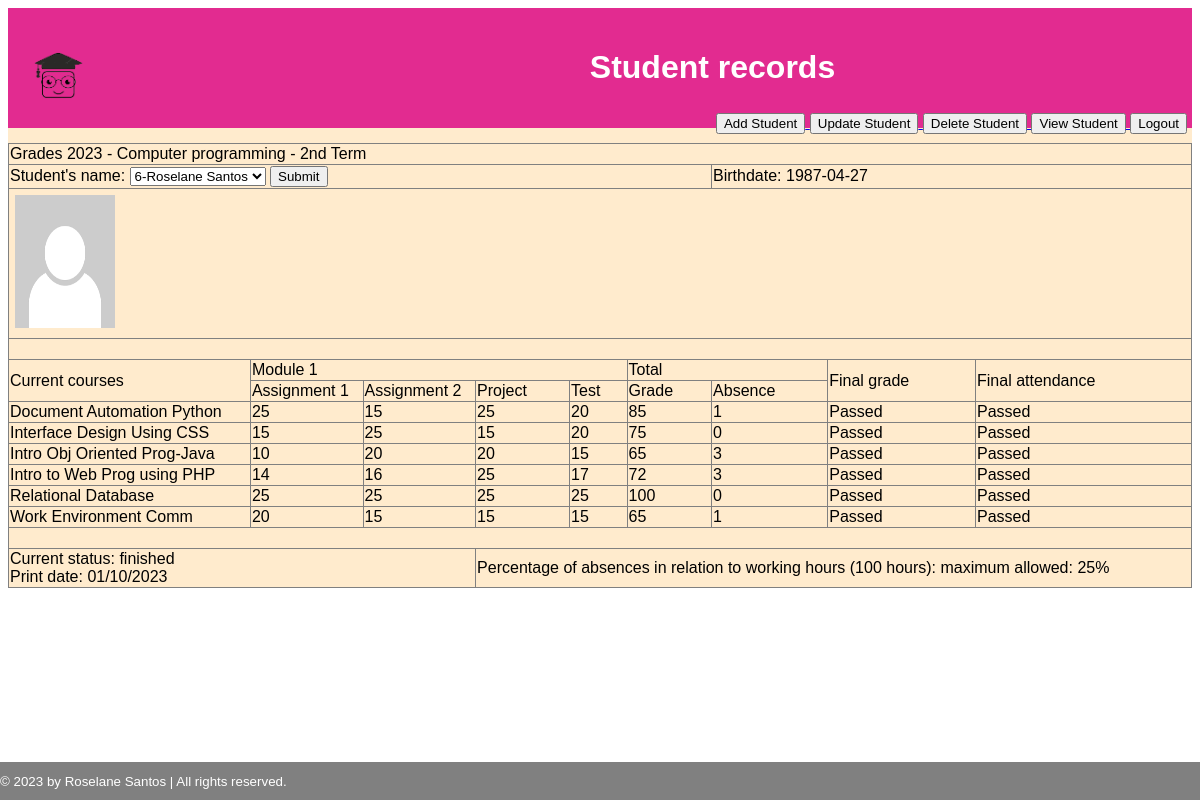
/index.php?student_id=6 (signed in), run on the app's committed database.
### tables this page shows
CREATE TABLE `student_grade` (
  `id` int NOT NULL AUTO_INCREMENT,
  `student_name` varchar(255) NOT NULL,
  `birthdate` date DEFAULT NULL,
  `course1_grade_assignment_1` float DEFAULT NULL,
  `course1_grade_assignment_2` float DEFAULT NULL,
  `course1_project` float DEFAULT NULL,
  `course1_grade_test` float DEFAULT NULL,
  `course1_absences` int DEFAULT NULL,
  `course2_grade_assignment_1` float DEFAULT NULL,
  `course2_grade_assignment_2` float DEFAULT NULL,
  `course2_project` float DEFAULT NULL,
  `course2_grade_test` float DEFAULT NULL,
  `course2_absences` int DEFAULT NULL,
  `course3_grade_assignment_1` float DEFAULT NULL,
  `course3_grade_assignment_2` float DEFAULT NULL,
  `course3_project` float DEFAULT NULL,
  `course3_grade_test` float DEFAULT NULL,
  `course3_absences` int DEFAULT NULL,
  `course4_grade_assignment_1` float DEFAULT NULL,
  `course4_grade_assignment_2` float DEFAULT NULL,
  `course4_project` float DEFAULT NULL,
  `course4_grade_test` float DEFAULT NULL,
  `course4_absences` int DEFAULT NULL,
  `course5_grade_assignment_1` float DEFAULT NULL,
  `course5_grade_assignment_2` float DEFAULT NULL,
  `course5_project` float DEFAULT NULL,
  `course5_grade_test` float DEFAULT NULL,
  `course5_absences` int DEFAULT NULL,
  `course6_grade_assignment_1` float DEFAULT NULL,
  `course6_grade_assignment_2` float DEFAULT NULL,
  `course6_project` float DEFAULT NULL,
  `course6_grade_test` float DEFAULT NULL,
  `course6_absences` int DEFAULT NULL,
  `photo` varchar(45) DEFAULT NULL,
  PRIMARY KEY (`id`)
);

### config.php (called while the page is built, shortened)
<?php
function check_is_authenticated()
{
    if (!isset($_SESSION["user_id"])) {
        return false;
    } else {
        return true;
    }
}
function check_is_admin()
{
    if (!isset($_SESSION["user_id"]) || !isset($_SESSION["user_level"]) || $_SESSION["user_level"] != "admin") {
        return false;
    } else {
        return true;
    }
}

### index.php (the view, shortened to what this page needs)
<?php
require "config.php";
?>
<!DOCTYPE html>
<html>
<head>
    <link rel="stylesheet" href="css/styles.css" />
</head>
<?php
$sql = "SELECT id, student_name FROM student_grade";
$result = $mysqli->query($sql);
$student_data = [];
$student_id = '';
if (isset($_GET['student_id']) && $_GET['student_id'] != "") {
    $student_id = $_GET['student_id'];
    $sql = "SELECT * from student_grade where id=" . $student_id;
    $student_data = $mysqli->query($sql)->fetch_assoc();
}
function calc_grade($student_data, $course)
{
    if (
        isset($student_data[$course . "_grade_assignment_1"]) && isset($student_data[$course . "_grade_assignment_2"])
        && isset($student_data[$course . "_project"]) && isset($student_data[$course . "_grade_test"])
    ) {
        return $student_data[$course . "_grade_assignment_1"] + $student_data[$course . "_grade_assignment_2"] +
            $student_data[$course . "_project"] + $student_data[$course . "_grade_test"];
    }
    return "";
}
?>
<body>
    <?php
    require "header.php";
    ?>
    <main>
        <table class border="1">
            <tr>
                <td colspan="9">Grades 2023 - Computer programming - 2nd Term</td>
            </tr>
            <tr>
                <td colspan="6">
                    <form>
                        Student's name:
                        <select id="student_id" name="student_id" method="GET">
                            <?php
                            while ($row = $result->fetch_assoc()) {
                                echo "<option value='" . $row["id"] . "' " . ($student_id == $row["id"] ? "selected" : "") . ">"
                                    . $row["id"] . "-" . $row["student_name"]
                                    . "</option>";
                            }
                            ?>
                        </select>
                        <button type="submit" name="btnSubmit" value="btnSubmit">Submit</button><br>
                    </form>
                </td>
                <td colspan="3">
                    Birthdate: <?= $student_data["birthdate"] ?? "" ?>
                </td>
            </tr>
            <tr>
                <td class="student-photo" colspan="9">
                    <? if ($student_data["photo"]) { ?>
                        <img src="uploads/$student_data['photo']">
                    <? } else { ?>
                        <img src="img/avatar.png">
                    <? } ?>
                </td>
            </tr>
            <tr>
                <td colspan="9">&nbsp;</td>
            </tr>
            <tr>
                <td rowspan="2">Current courses</td>
                <td colspan="4">Module 1</td>
                <td colspan="2">Total </td>
                <td rowspan="2">Final grade</td>
                <td rowspan="2">Final attendance</td>
            </tr>
            <tr>
                <td>Assignment 1</td>
                <td>Assignment 2</td>
                <td>Project</td>
                <td>Test</td>
                <td>Grade</td>
                <td>Absence</td>
            </tr>
            <tr>
                <td>Document Automation Python</td>
                <td><?= $student_data["course1_grade_assignment_1"] ?? "" ?></td>
                <td><?= $student_data["course1_grade_assignment_2"] ?? "" ?></td>
                <td><?= $student_data["course1_project"] ?? "" ?></td>
                <td><?= $student_data["course1_grade_test"] ?? "" ?></td>
                <td><?= calc_grade($student_data, "course1") ?></td>
                <td><?= $student_data["course1_absences"] ?? "" ?></td>
                <td><?php if ($student_id) echo calc_grade($student_data, "course1") > 60 ? "Passed" : "Failed" ?></td>
                <td><?php if ($student_id) echo 100 - $student_data["course1_absences"] > 75 ? "Passed" : "Failed due to absence" ?></td>
            </tr>
            <tr>
                <td>Interface Design Using CSS</td>
                <td><?= $student_data["course2_grade_assignment_1"] ?? "" ?></td>
                <td><?= $student_data["course2_grade_assignment_2"] ?? "" ?></td>
                <td><?= $student_data["course2_project"] ?? "" ?></td>
                <td><?= $student_data["course2_grade_test"] ?? "" ?></td>
                <td><?= calc_grade($student_data, "course2") ?></td>
                <td><?= $student_data["course2_absences"] ?? "" ?></td>
                <td><?php if ($student_id) echo calc_grade($student_data, "course2") > 60 ? "Passed" : "Failed" ?></td>
                <td><?php if ($student_id) echo 100 - $student_data["course2_absences"] > 75 ? "Passed" : "Failed due to absence" ?></td>
            </tr>
            <tr>
                <td>Intro Obj Oriented Prog-Java</td>
                <td><?= $student_data["course3_grade_assignment_1"] ?? "" ?></td>
                <td><?= $student_data["course3_grade_assignment_2"] ?? "" ?></td>
                <td><?= $student_data["course3_project"] ?? "" ?></td>
                <td><?= $student_data["course3_grade_test"] ?? "" ?></td>
                <td><?= calc_grade($student_data, "course3") ?></td>
                <td><?= $student_data["course3_absences"] ?? "" ?></td>
                <td><?php if ($student_id) echo calc_grade($student_data, "course3") > 60 ? "Passed" : "Failed" ?></td>
                <td><?php if ($student_id) echo 100 - $student_data["course3_absences"] > 75 ? "Passed" : "Failed due to absence" ?></td>
            </tr>
            <tr>
                <td>Intro to Web Prog using PHP</td>
                <td><?= $student_data["course4_grade_assignment_1"] ?? "" ?></td>
                <td><?= $student_data["course4_grade_assignment_2"] ?? "" ?></td>
                <td><?= $student_data["course4_project"] ?? "" ?></td>
                <td><?= $student_data["course4_grade_test"] ?? "" ?></td>
                <td><?= calc_grade($student_data, "course4") ?></td>
                <td><?= $student_data["course4_absences"] ?? "" ?></td>
                <td><?php if ($student_id) echo calc_grade($student_data, "course4") > 60 ? "Passed" : "Failed" ?></td>
                <td><?php if ($student_id) echo 100 - $student_data["course4_absences"] > 75 ? "Passed" : "Failed due to absence" ?></td>
            </tr>
            <tr>
                <td>Relational Database</td>
                <td><?= $student_data["course5_grade_assignment_1"] ?? "" ?></td>
                <td><?= $student_data["course5_grade_assignment_2"] ?? "" ?></td>
                <td><?= $student_data["course5_project"] ?? "" ?></td>
                <td><?= $student_data["course5_grade_test"] ?? "" ?></td>
                <td><?= calc_grade($student_data, "course5") ?></td>
                <td><?= $student_data["course5_absences"] ?? "" ?></td>
                <td><?php if ($student_id) echo calc_grade($student_data, "course5") > 60 ? "Passed" : "Failed" ?></td>
                <td><?php if ($student_id) echo 100 - $student_data["course5_absences"] > 75 ? "Passed" : "Failed due to absence" ?></td>
            </tr>
            <tr>
                <td>Work Environment Comm</td>
                <td><?= $student_data["course6_grade_assignment_1"] ?? "" ?></td>
                <td><?= $student_data["course6_grade_assignment_2"] ?? "" ?></td>
                <td><?= $student_data["course6_project"] ?? "" ?></td>
                <td><?= $student_data["course6_grade_test"] ?? "" ?></td>
                <td><?= calc_grade($student_data, "course6") ?></td>
                <td><?= $student_data["course6_absences"] ?? "" ?></td>
                <td><?php if ($student_id) echo calc_grade($student_data, "course6") > 60 ? "Passed" : "Failed" ?></td>
                <td><?php if ($student_id) echo 100 - $student_data["course6_absences"] > 75 ? "Passed" : "Failed due to absence" ?></td>
            </tr>
            <tr>
                <td colspan="9">&nbsp;</td>
            </tr>
            <tr>
                <td colspan="3">Current status: finished<br>
                    Print date: 01/10/2023</td>
                <td colspan="6">Percentage of absences in relation to working hours (100 hours): maximum allowed: 25%</td>
            </tr>
        </table>
    </main>
    <?php
    require "footer.php"
    ?>
</body>
</html>

### header.php
<header>
    <div class="logo">
        <img src="img/logo.png" alt="Car" style="width:45%">
    </div>
    <h1>Student records</h1>
    <?php
    if (check_is_authenticated()) {
    ?>
        <nav>
            <a href="add.php">
                <button>Add Student</button>
            </a>
            <?php if (check_is_admin()) { ?>
                <a href="update.php">
                    <button>Update Student</button>
                </a>
                <a href="delete.php">
                    <button>Delete Student</button>
                </a>
            <?php
            }
            ?>
            <a href="index.php">
                <button>View Student</button>
            </a>
            <a href="login.php">
                <button>Logout</button>
            </a>
        </nav>
    <?php
    }
    ?>
</header>

### footer.php
<footer>
    <small>© 2023 by Roselane Santos | All rights reserved.</small>
</footer>

### css/styles.css (style rules this page uses)
html { background-color: white; }
body { font-family: Tahoma, Verdana, sans-serif; }
header h1 { text-align: center; }
header .logo { float: left; }
header { background-color: rgb(226, 43, 144); color: #fff; padding: 20px 0; margin-bottom: 15px; }
table { table-layout: auto; width: 100%; border-collapse: collapse; color: black; }
body { background-color: blanchedalmond; }
nav { float: right; padding: 5px; }
footer { background-color: gray; color: #fff; padding: 10px 0; position: fixed; left: 0; bottom: 0; width: 100%; color: white; text-align: left; }
.student-photo { text-align: left; }
.student-photo img { width: 100px; aspect-ratio: 3 / 4; margin: 5px; }

### data on the page
student_grade: birthdate "1987-04-27", course1_grade_assignment_1 "25", course1_grade_assignment_2 "15", course1_project "25", course1_grade_test "20", calc_grade($student_data, "course1") "85", course1_absences "1", course2_grade_assignment_1 "15", course2_grade_assignment_2 "25", course2_project "15", course2_grade_test "20", calc_grade($student_data, "course2") "75", course2_absences "0", course3_grade_assignment_1 "10", course3_grade_assignment_2 "20", course3_project "20", course3_grade_test "15", calc_grade($student_data, "course3") "65", course3_absences "3", course4_grade_assignment_1 "14", course4_grade_assignment_2 "16", course4_project "25", course4_grade_test "17", calc_grade($student_data, "course4") "72", course4_absences "3", course5_grade_assignment_1 "25", course5_grade_assignment_2 "25", course5_project "25", course5_grade_test "25", calc_grade($student_data, "course5") "100", course5_absences "0", course6_grade_assignment_1 "20", course6_grade_assignment_2 "15", course6_project "15", course6_grade_test "15", calc_grade($student_data, "course6") "65", course6_absences "1"

### other printed values
form field student_id "6-Roselane Santos"
